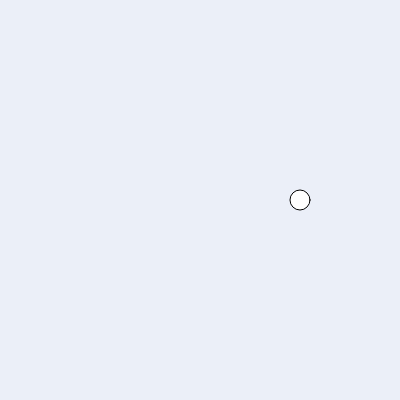
Frame 1 (no input)
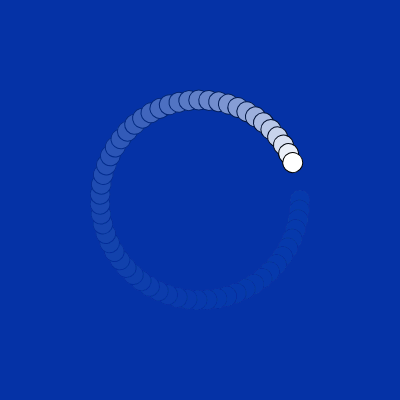
Frame 60 (no input)
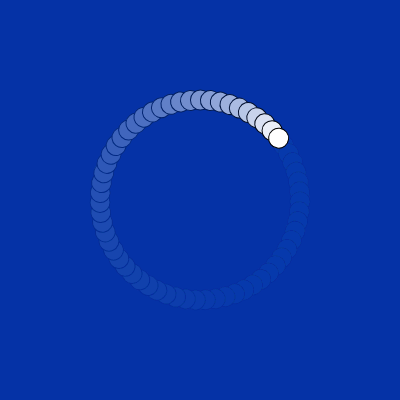
Frame 120 (the mouse pressed at the canvas centre since frame 60)

The p5.js sketch that drew these frames (run headless with seeded random() and noise() and a simulated clock; from frame 60 on, the mouse is pressed at the canvas centre):

// p5.js sketch
// ── sketch.js
let t=0;

function setup() {
  createCanvas(400, 400);
}

function draw() {
  background(0,55,170,20);
  translate(width/2,height/2);
  rotate(t);
  circle(100,0,20);
  t=t+0.1;
}
